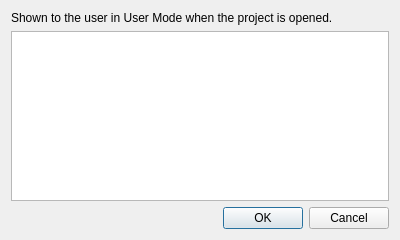
<?xml version="1.0" encoding="UTF-8"?>
<!--
######################################################################################################################
# Copyright (C) 2017-2022 Spine project consortium
# Copyright Spine Toolbox contributors
# This file is part of Spine Toolbox.
# Spine Toolbox is free software: you can redistribute it and\/or modify it under the terms of the GNU Lesser General
# Public License as published by the Free Software Foundation, either version 3 of the License, or (at your option)
# any later version. This program is distributed in the hope that it will be useful, but WITHOUT ANY WARRANTY;
# without even the implied warranty of MERCHANTABILITY or FITNESS FOR A PARTICULAR PURPOSE. See the GNU Lesser General
# Public License for more details. You should have received a copy of the GNU Lesser General Public License along with
# this program. If not, see <http:\/\/www.gnu.org\/licenses\/>.
######################################################################################################################
-->
<ui version="4.0">
 <class>Form</class>
 <widget class="QWidget" name="Form">
  <property name="geometry">
   <rect>
    <x>0</x>
    <y>0</y>
    <width>400</width>
    <height>240</height>
   </rect>
  </property>
  <property name="windowTitle">
   <string>Form</string>
  </property>
  <layout class="QVBoxLayout" name="verticalLayout">
   <item>
    <widget class="QLabel" name="label">
     <property name="text">
      <string>Shown to the user in User Mode when the project is opened.</string>
     </property>
     <property name="wordWrap">
      <bool>true</bool>
     </property>
    </widget>
   </item>
   <item>
    <widget class="QPlainTextEdit" name="instruction_text_edit"/>
   </item>
   <item>
    <widget class="QDialogButtonBox" name="button_box">
     <property name="standardButtons">
      <set>QDialogButtonBox::StandardButton::Cancel|QDialogButtonBox::StandardButton::Ok</set>
     </property>
    </widget>
   </item>
  </layout>
 </widget>
 <tabstops>
  <tabstop>instruction_text_edit</tabstop>
 </tabstops>
 <resources/>
 <connections/>
</ui>
